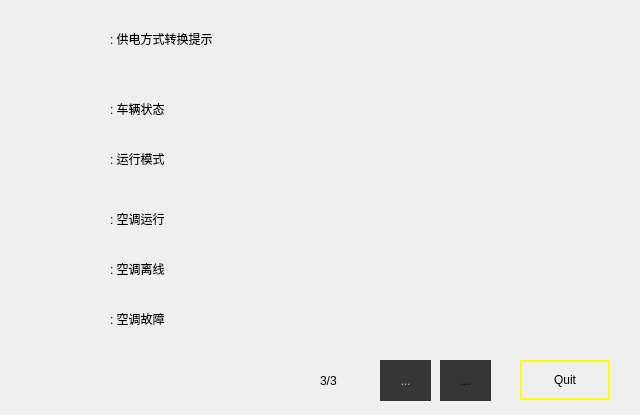
<?xml version="1.0" encoding="UTF-8"?>
<ui version="4.0">
 <class>CMainHelpdialog3</class>
 <widget class="QDialog" name="CMainHelpdialog3">
  <property name="geometry">
   <rect>
    <x>0</x>
    <y>0</y>
    <width>640</width>
    <height>415</height>
   </rect>
  </property>
  <property name="windowTitle">
   <string>Dialog</string>
  </property>
  <widget class="QToolButton" name="downToolButton">
   <property name="enabled">
    <bool>false</bool>
   </property>
   <property name="geometry">
    <rect>
     <x>380</x>
     <y>360</y>
     <width>51</width>
     <height>41</height>
    </rect>
   </property>
   <property name="styleSheet">
    <string notr="true">background-color: rgb(54, 54, 54);
border: 0px solid;</string>
   </property>
   <property name="text">
    <string>...</string>
   </property>
   <property name="icon">
    <iconset>
     <normaloff>resource/image/down.png</normaloff>resource/image/down.png</iconset>
   </property>
   <property name="iconSize">
    <size>
     <width>48</width>
     <height>48</height>
    </size>
   </property>
  </widget>
  <widget class="QPushButton" name="quitPushButton">
   <property name="geometry">
    <rect>
     <x>520</x>
     <y>360</y>
     <width>90</width>
     <height>40</height>
    </rect>
   </property>
   <property name="font">
    <font/>
   </property>
   <property name="styleSheet">
    <string>border: 2px solid  rgb(255, 255, 0);

</string>
   </property>
   <property name="text">
    <string>Quit</string>
   </property>
  </widget>
  <widget class="QLabel" name="label_2">
   <property name="geometry">
    <rect>
     <x>30</x>
     <y>10</y>
     <width>61</width>
     <height>51</height>
    </rect>
   </property>
   <property name="styleSheet">
    <string notr="true">border-image: url(:/new/prefix1/resource/image/tip1.png);</string>
   </property>
   <property name="text">
    <string/>
   </property>
  </widget>
  <widget class="QLabel" name="Label1_22">
   <property name="geometry">
    <rect>
     <x>110</x>
     <y>30</y>
     <width>220</width>
     <height>17</height>
    </rect>
   </property>
   <property name="font">
    <font/>
   </property>
   <property name="styleSheet">
    <string/>
   </property>
   <property name="text">
    <string>: 供电方式转换提示</string>
   </property>
  </widget>
  <widget class="QToolButton" name="upToolButton">
   <property name="geometry">
    <rect>
     <x>440</x>
     <y>360</y>
     <width>51</width>
     <height>41</height>
    </rect>
   </property>
   <property name="styleSheet">
    <string notr="true">background-color: rgb(54, 54, 54);
border: 0px solid;</string>
   </property>
   <property name="text">
    <string>...</string>
   </property>
   <property name="icon">
    <iconset>
     <normaloff>resource/image/up.png</normaloff>resource/image/up.png</iconset>
   </property>
   <property name="iconSize">
    <size>
     <width>48</width>
     <height>48</height>
    </size>
   </property>
  </widget>
  <widget class="QLabel" name="currentPageLabel">
   <property name="geometry">
    <rect>
     <x>320</x>
     <y>360</y>
     <width>31</width>
     <height>41</height>
    </rect>
   </property>
   <property name="font">
    <font/>
   </property>
   <property name="styleSheet">
    <string/>
   </property>
   <property name="text">
    <string>3/3</string>
   </property>
  </widget>
  <widget class="QLabel" name="label_4">
   <property name="geometry">
    <rect>
     <x>30</x>
     <y>90</y>
     <width>61</width>
     <height>31</height>
    </rect>
   </property>
   <property name="styleSheet">
    <string notr="true">border-image: url(:/new/prefix1/resource/image/tip3.png);</string>
   </property>
   <property name="text">
    <string/>
   </property>
  </widget>
  <widget class="QLabel" name="Label1_24">
   <property name="geometry">
    <rect>
     <x>110</x>
     <y>100</y>
     <width>220</width>
     <height>17</height>
    </rect>
   </property>
   <property name="font">
    <font/>
   </property>
   <property name="styleSheet">
    <string/>
   </property>
   <property name="text">
    <string>: 车辆状态</string>
   </property>
  </widget>
  <widget class="QLabel" name="label_5">
   <property name="geometry">
    <rect>
     <x>30</x>
     <y>140</y>
     <width>61</width>
     <height>31</height>
    </rect>
   </property>
   <property name="styleSheet">
    <string notr="true">border-image: url(:/new/prefix1/resource/image/tip4.png);</string>
   </property>
   <property name="text">
    <string/>
   </property>
  </widget>
  <widget class="QLabel" name="Label1_25">
   <property name="geometry">
    <rect>
     <x>110</x>
     <y>150</y>
     <width>151</width>
     <height>17</height>
    </rect>
   </property>
   <property name="font">
    <font/>
   </property>
   <property name="styleSheet">
    <string/>
   </property>
   <property name="text">
    <string>: 运行模式</string>
   </property>
  </widget>
  <widget class="QLabel" name="Label1_26">
   <property name="geometry">
    <rect>
     <x>110</x>
     <y>210</y>
     <width>151</width>
     <height>17</height>
    </rect>
   </property>
   <property name="font">
    <font/>
   </property>
   <property name="styleSheet">
    <string/>
   </property>
   <property name="text">
    <string>: 空调运行</string>
   </property>
  </widget>
  <widget class="QLabel" name="label_6">
   <property name="geometry">
    <rect>
     <x>30</x>
     <y>200</y>
     <width>51</width>
     <height>31</height>
    </rect>
   </property>
   <property name="styleSheet">
    <string notr="true">border-image: url(:/new/prefix1/resource/image/HVACOK.png);</string>
   </property>
   <property name="text">
    <string/>
   </property>
  </widget>
  <widget class="QLabel" name="Label1_27">
   <property name="geometry">
    <rect>
     <x>110</x>
     <y>260</y>
     <width>151</width>
     <height>17</height>
    </rect>
   </property>
   <property name="font">
    <font/>
   </property>
   <property name="styleSheet">
    <string/>
   </property>
   <property name="text">
    <string>: 空调离线</string>
   </property>
  </widget>
  <widget class="QLabel" name="label_7">
   <property name="geometry">
    <rect>
     <x>30</x>
     <y>250</y>
     <width>51</width>
     <height>31</height>
    </rect>
   </property>
   <property name="styleSheet">
    <string notr="true">border-image: url(:/new/prefix1/resource/image/HVACoffline.png);</string>
   </property>
   <property name="text">
    <string/>
   </property>
  </widget>
  <widget class="QLabel" name="Label1_28">
   <property name="geometry">
    <rect>
     <x>110</x>
     <y>310</y>
     <width>151</width>
     <height>17</height>
    </rect>
   </property>
   <property name="font">
    <font/>
   </property>
   <property name="styleSheet">
    <string/>
   </property>
   <property name="text">
    <string>: 空调故障</string>
   </property>
  </widget>
  <widget class="QLabel" name="label_8">
   <property name="geometry">
    <rect>
     <x>30</x>
     <y>300</y>
     <width>51</width>
     <height>31</height>
    </rect>
   </property>
   <property name="styleSheet">
    <string notr="true">border-image: url(:/new/prefix1/resource/image/HVACFAULT.png);</string>
   </property>
   <property name="text">
    <string/>
   </property>
  </widget>
 </widget>
 <resources/>
 <connections/>
</ui>
